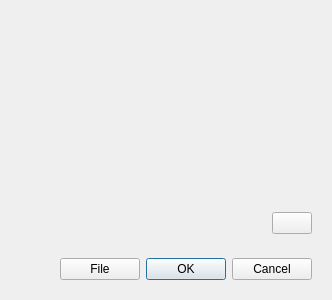
<?xml version="1.0" encoding="UTF-8"?>
<ui version="4.0">
 <class>NumberInputDialog</class>
 <widget class="QDialog" name="NumberInputDialog">
  <property name="geometry">
   <rect>
    <x>0</x>
    <y>0</y>
    <width>279</width>
    <height>300</height>
   </rect>
  </property>
  <property name="minimumSize">
   <size>
    <width>0</width>
    <height>300</height>
   </size>
  </property>
  <property name="windowTitle">
   <string>Dialog</string>
  </property>
  <layout class="QVBoxLayout" name="verticalLayout">
   <item>
    <widget class="QScrollArea" name="editArea">
     <property name="sizePolicy">
      <sizepolicy hsizetype="Expanding" vsizetype="Preferred">
       <horstretch>0</horstretch>
       <verstretch>0</verstretch>
      </sizepolicy>
     </property>
     <property name="frameShape">
      <enum>QFrame::NoFrame</enum>
     </property>
     <property name="horizontalScrollBarPolicy">
      <enum>Qt::ScrollBarAsNeeded</enum>
     </property>
     <property name="widgetResizable">
      <bool>true</bool>
     </property>
     <widget class="QWidget" name="polynomialWidget">
      <property name="geometry">
       <rect>
        <x>0</x>
        <y>0</y>
        <width>261</width>
        <height>186</height>
       </rect>
      </property>
      <layout class="QFormLayout" name="formLayout">
       <property name="leftMargin">
        <number>0</number>
       </property>
       <property name="topMargin">
        <number>0</number>
       </property>
       <property name="rightMargin">
        <number>0</number>
       </property>
       <property name="bottomMargin">
        <number>0</number>
       </property>
      </layout>
     </widget>
    </widget>
   </item>
   <item>
    <widget class="QWidget" name="widget" native="true">
     <property name="sizePolicy">
      <sizepolicy hsizetype="Preferred" vsizetype="Fixed">
       <horstretch>0</horstretch>
       <verstretch>0</verstretch>
      </sizepolicy>
     </property>
     <layout class="QHBoxLayout" name="horizontalLayout">
      <item>
       <spacer name="horizontalSpacer">
        <property name="orientation">
         <enum>Qt::Horizontal</enum>
        </property>
        <property name="sizeHint" stdset="0">
         <size>
          <width>40</width>
          <height>20</height>
         </size>
        </property>
       </spacer>
      </item>
      <item>
       <widget class="QPushButton" name="add">
        <property name="sizePolicy">
         <sizepolicy hsizetype="Fixed" vsizetype="Fixed">
          <horstretch>0</horstretch>
          <verstretch>0</verstretch>
         </sizepolicy>
        </property>
        <property name="text">
         <string/>
        </property>
        <property name="icon">
         <iconset resource="../../../resource.qrc">
          <normaloff>:/icons-white/add-circle-outline.svg</normaloff>:/icons-white/add-circle-outline.svg</iconset>
        </property>
       </widget>
      </item>
     </layout>
    </widget>
   </item>
   <item>
    <widget class="QWidget" name="widget_2" native="true">
     <property name="sizePolicy">
      <sizepolicy hsizetype="Preferred" vsizetype="Fixed">
       <horstretch>0</horstretch>
       <verstretch>0</verstretch>
      </sizepolicy>
     </property>
     <layout class="QHBoxLayout" name="horizontalLayout_2">
      <item>
       <spacer name="horizontalSpacer_2">
        <property name="sizeHint" stdset="0">
         <size>
          <width>40</width>
          <height>20</height>
         </size>
        </property>
       </spacer>
      </item>
      <item>
       <widget class="QPushButton" name="file">
        <property name="text">
         <string>File</string>
        </property>
       </widget>
      </item>
      <item>
       <widget class="QDialogButtonBox" name="buttonBox">
        <property name="standardButtons">
         <set>QDialogButtonBox::Cancel|QDialogButtonBox::Ok</set>
        </property>
       </widget>
      </item>
     </layout>
    </widget>
   </item>
  </layout>
 </widget>
 <resources>
  <include location="../../../resource.qrc"/>
 </resources>
 <connections>
  <connection>
   <sender>buttonBox</sender>
   <signal>accepted()</signal>
   <receiver>NumberInputDialog</receiver>
   <slot>accept()</slot>
   <hints>
    <hint type="sourcelabel">
     <x>248</x>
     <y>254</y>
    </hint>
    <hint type="destinationlabel">
     <x>157</x>
     <y>274</y>
    </hint>
   </hints>
  </connection>
  <connection>
   <sender>buttonBox</sender>
   <signal>rejected()</signal>
   <receiver>NumberInputDialog</receiver>
   <slot>reject()</slot>
   <hints>
    <hint type="sourcelabel">
     <x>316</x>
     <y>260</y>
    </hint>
    <hint type="destinationlabel">
     <x>286</x>
     <y>274</y>
    </hint>
   </hints>
  </connection>
 </connections>
</ui>
